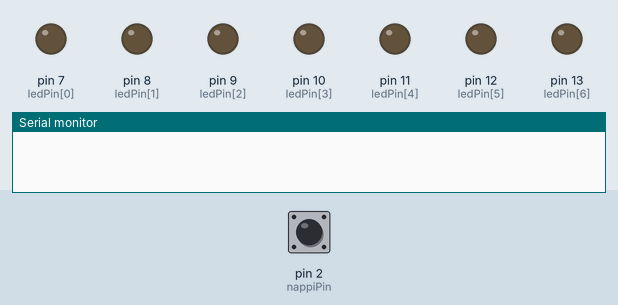
Recording of a sketch running on a simulated Arduino Uno, built with avr-gcc and run on an emulated ATmega328P. Shown: output pins drawn as LEDs (lit = HIGH), the last lines printed to the serial monitor. The inputs (shaded band) are chosen by the test bench; at power-on: pin 2 (nappiPin) HIGH. Random numbers use the default seed unless the sketch sets one.

Above: at 1.2 s.
1.3 s: pin 2 (nappiPin) pulled LOW for 0.15 s
At 1.9 s:
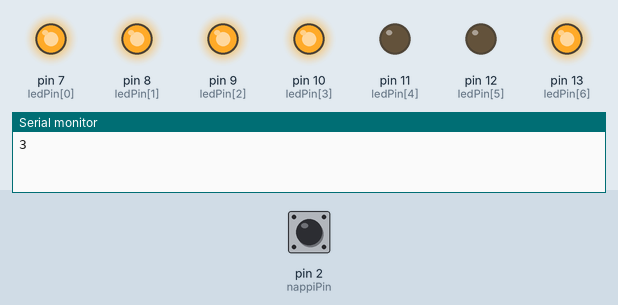
2.9 s: pin 2 (nappiPin) pulled LOW for 1 s
At 4.3 s:
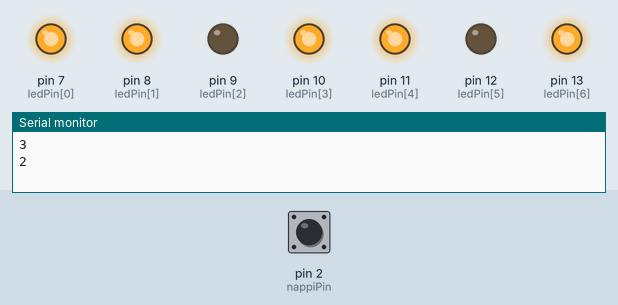
5.4 s: pin 2 (nappiPin) pulled LOW for 3.2 s
At 6.2 s:
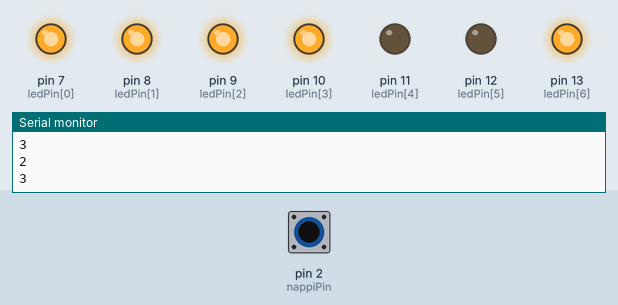
10.1 s: pin 2 (nappiPin) pulled LOW for 0.15 s
At 11.0 s:
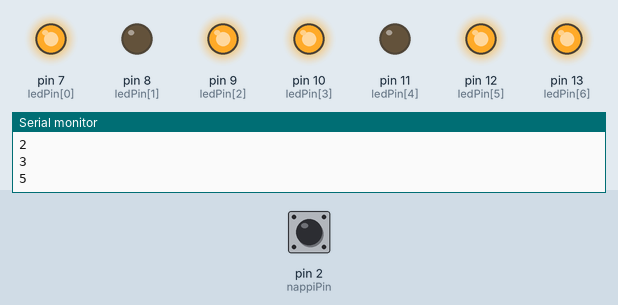
11.7 s: pin 2 (nappiPin) pulled LOW for 0.15 s
At 12.2 s:
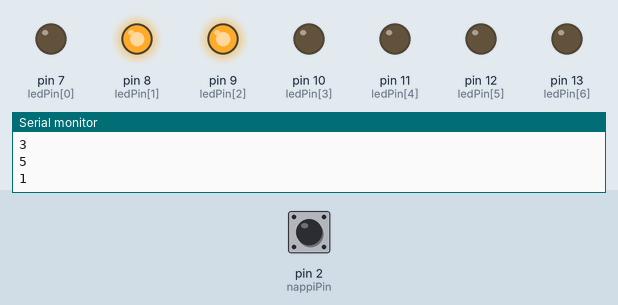
13.3 s: pin 2 (nappiPin) pulsed LOW 5 times (0.12 s each, 0.3 s apart)
At 14.3 s:
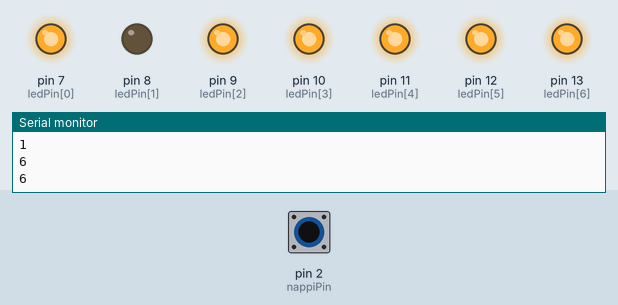
Timing chart, 0 to 16.3 s (numbered marks = the images above; inputs shaded):
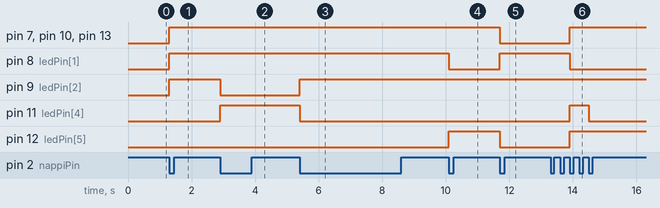

Measured:
- after the input at 1.3 s, pin 7 (ledPin[0]), pin 8 (ledPin[1]), pin 9 (ledPin[2]), pin 10 (ledPin[3]), pin 13 (ledPin[6]): LOW → HIGH at once
- after the input at 2.9 s, pin 9 (ledPin[2]): HIGH → LOW at once; pin 11 (ledPin[4]): LOW → HIGH at once
- after the input at 5.4 s, pin 9 (ledPin[2]): LOW → HIGH at once; pin 11 (ledPin[4]): HIGH → LOW at once
- after the input at 10.1 s, pin 8 (ledPin[1]): HIGH → LOW at once; pin 12 (ledPin[5]): LOW → HIGH at once
- after the input at 11.7 s, pin 7 (ledPin[0]), pin 10 (ledPin[3]), pin 12 (ledPin[5]), pin 13 (ledPin[6]): HIGH → LOW at once; pin 8 (ledPin[1]): LOW → HIGH at once
- after the input at 13.3 s, pin 7 (ledPin[0]), pin 10 (ledPin[3]), pin 12 (ledPin[5]), pin 13 (ledPin[6]): LOW → HIGH after 0.60 s; pin 8 (ledPin[1]): HIGH → LOW after 0.60 s; pin 11 (ledPin[4]): LOW → HIGH after 0.60 s, → LOW 0.60 s later

The sketch:

led.ino
```cpp
const byte ledPin[] = {7, 8, 9, 10, 11, 12, 13};
const byte nappiPin = 2;

bool nappiPainettu = false;

void setup() {
  for (byte i = 0; i < 7; i++) {
    pinMode(ledPin[i], OUTPUT);
  }

  pinMode(nappiPin, INPUT_PULLUP);
  Serial.begin(9600);
  randomSeed(analogRead(A0));
}

void loop() {
  if (digitalRead(nappiPin) == LOW && !nappiPainettu) {
    nappiPainettu = true;

    int luku = random(1, 7);
    Serial.println(luku);
    naytaNumero(luku);

    delay(200);
  }

  if (digitalRead(nappiPin) == HIGH && nappiPainettu) {
    nappiPainettu = false;
  }
}

void naytaNumero(int numero) {
  for (byte i = 0; i < 7; i++) {
    digitalWrite(ledPin[i], LOW);
  }

  switch (numero) {
    case 1:
      digitalWrite(ledPin[1], HIGH);
      digitalWrite(ledPin[2], HIGH);
      break;
    case 2:
      digitalWrite(ledPin[0], HIGH);
      digitalWrite(ledPin[1], HIGH);
      digitalWrite(ledPin[6], HIGH);
      digitalWrite(ledPin[4], HIGH);
      digitalWrite(ledPin[3], HIGH);
      break;
    case 3:
      digitalWrite(ledPin[0], HIGH);
      digitalWrite(ledPin[1], HIGH);
      digitalWrite(ledPin[2], HIGH);
      digitalWrite(ledPin[3], HIGH);
      digitalWrite(ledPin[6], HIGH);
      break;
    case 4:
      digitalWrite(ledPin[1], HIGH);
      digitalWrite(ledPin[2], HIGH);
      digitalWrite(ledPin[5], HIGH);
      digitalWrite(ledPin[6], HIGH);
      break;
    case 5:
      digitalWrite(ledPin[0], HIGH);
      digitalWrite(ledPin[2], HIGH);
      digitalWrite(ledPin[3], HIGH);
      digitalWrite(ledPin[5], HIGH);
      digitalWrite(ledPin[6], HIGH);
      break;
    case 6:
      digitalWrite(ledPin[0], HIGH);
      digitalWrite(ledPin[2], HIGH);
      digitalWrite(ledPin[3], HIGH);
      digitalWrite(ledPin[4], HIGH);
      digitalWrite(ledPin[5], HIGH);
      digitalWrite(ledPin[6], HIGH);
      break;
  }
}
```
